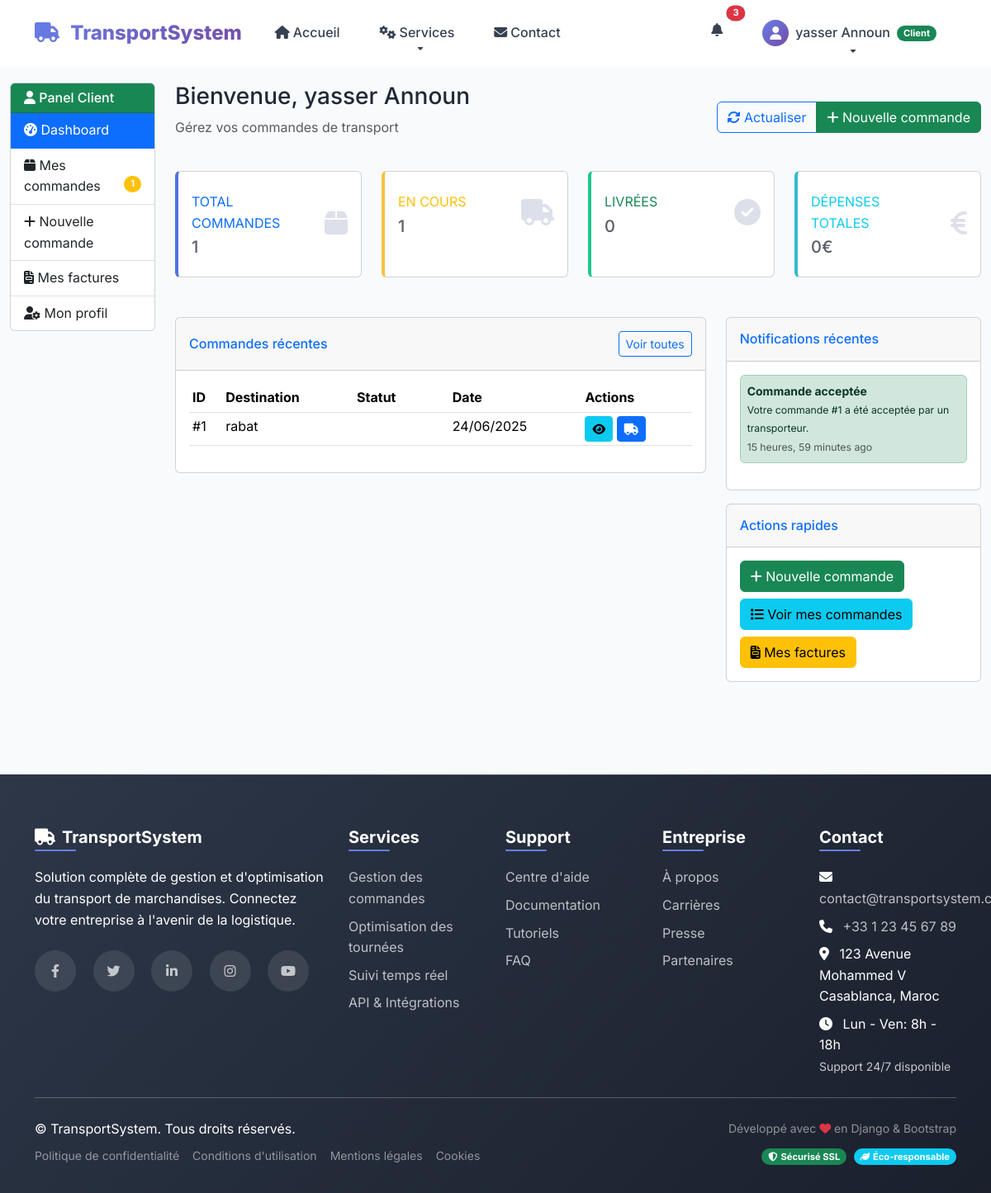
Page /client/dashboard/ (signed in) on the committed database.
### utilisateurs/models.py (models this page shows, shortened)
class Commande(models.Model):
    STATUS_CHOICES = [
        ('en_attente', 'En attente'),
        ('affectee', 'Affectée'),
        ('en_cours', 'En cours'),
        ('livree', 'Livrée'),
        ('annulee', 'Annulée'),
    ]
    id = models.AutoField(primary_key=True)
    client = models.ForeignKey(User, on_delete=models.CASCADE, related_name='commandes_client')
    transporteur = models.ForeignKey(User, on_delete=models.CASCADE, related_name='commandes_transporteur', null=True, blank=True)
    origine = models.CharField(max_length=200)
    destination = models.CharField(max_length=200)
    description_marchandise = models.TextField()
    poids = models.DecimalField(max_digits=10, decimal_places=2)
    date_creation = models.DateTimeField(auto_now_add=True)
    date_livraison_prevue = models.DateTimeField()
    statut = models.CharField(max_length=20, choices=STATUS_CHOICES, default='en_attente')
    prix = models.DecimalField(max_digits=10, decimal_places=2, null=True, blank=True)
    notes = models.TextField(blank=True)
    class Meta:
        managed = True  # Changé pour permettre la gestion par Django
        db_table = 'commandes'
        ordering = ['-date_creation']
    def get_statut_display(self):
        return dict(self.STATUS_CHOICES).get(self.statut, self.statut)

class Notification(models.Model):
    TYPE_CHOICES = [
        ('nouvelle_commande', 'Nouvelle commande'),
        ('commande_affectee', 'Commande affectée'),
        ('statut_livraison', 'Statut livraison'),
        ('incident', 'Incident'),
        ('system', 'Système'),
    ]
    PRIORITY_CHOICES = [
        ('low', 'Basse'),
        ('normal', 'Normale'),
        ('high', 'Haute'),
        ('urgent', 'Urgente'),
    ]
    id = models.AutoField(primary_key=True)
    utilisateur = models.ForeignKey(User, on_delete=models.CASCADE, related_name='notifications')
    type_notification = models.CharField(max_length=30, choices=TYPE_CHOICES)
    titre = models.CharField(max_length=200)
    message = models.TextField()
    priority = models.CharField(max_length=10, choices=PRIORITY_CHOICES, default='normal')
    lu = models.BooleanField(default=False)
    date_creation = models.DateTimeField(auto_now_add=True)
    date_lecture = models.DateTimeField(null=True, blank=True)
    commande = models.ForeignKey(Commande, on_delete=models.CASCADE, null=True, blank=True, related_name='notifications')
    livraison = models.ForeignKey(Livraison, on_delete=models.CASCADE, null=True, blank=True, related_name='notifications')
    class Meta:
        managed = True  # Changé pour permettre la gestion par Django
        db_table = 'notifications'
        ordering = ['-date_creation']
        indexes = [
            models.Index(fields=['utilisateur', '-date_creation']),
            models.Index(fields=['lu', '-date_creation']),
        ]

### utilisateurs/views.py (the view)
    def _wrapped_view(request, *args, **kwargs):
        if 'user_id' not in request.session or request.session.get('role') != 'client':
            messages.error(request, 'Accès non autorisé.')
            return redirect('login')
        return view_func(request, *args, **kwargs)

### templates/client/client_dashboard.html (shortened to what this page needs)
{% extends 'public/base.html' %}
{% block content %}
<div class="container-fluid py-4">
    <div class="row">
        <div class="col-md-3 col-lg-2">
            <div class="card">
                <div class="card-header bg-success text-white">
                    <h6 class="mb-0"><i class="fas fa-user"></i> Panel Client</h6>
                </div>
                <div class="list-group list-group-flush">
                    <a href="{% url 'client_dashboard' %}" class="list-group-item list-group-item-action active">
                        <i class="fas fa-tachometer-alt"></i> Dashboard
                    </a>
                    <a href="{% url 'client_commandes' %}" class="list-group-item list-group-item-action">
                        <i class="fas fa-box"></i> Mes commandes
                        {% if stats.commandes_en_cours > 0 %}
                        <span class="badge bg-warning float-end">{{ stats.commandes_en_cours }}</span>
                        {% endif %}
                    </a>
                    <a href="{% url 'client_nouvelle_commande' %}" class="list-group-item list-group-item-action">
                        <i class="fas fa-plus"></i> Nouvelle commande
                    </a>
                    <a href="{% url 'client_factures' %}" class="list-group-item list-group-item-action">
                        <i class="fas fa-file-invoice"></i> Mes factures
                    </a>
                    <a href="{% url 'client_profil' %}" class="list-group-item list-group-item-action">
                        <i class="fas fa-user-cog"></i> Mon profil
                    </a>
                </div>
            </div>
        </div>
        <div class="col-md-9 col-lg-10">
            <div class="d-flex justify-content-between align-items-center mb-4">
                <div>
                    <h1 class="h3">Bienvenue, {{ request.session.first_name }} {{ request.session.last_name }}</h1>
                    <p class="text-muted">Gérez vos commandes de transport</p>
                </div>
                <div class="btn-group">
                    <button class="btn btn-outline-primary" onclick="refreshData()">
                        <i class="fas fa-sync-alt"></i> Actualiser
                    </button>
                    <a href="{% url 'client_nouvelle_commande' %}" class="btn btn-success">
                        <i class="fas fa-plus"></i> Nouvelle commande
                    </a>
                </div>
            </div>
            <div class="row mb-4">
                <div class="col-xl-3 col-md-6 mb-4">
                    <div class="card border-left-primary h-100 py-2">
                        <div class="card-body">
                            <div class="row no-gutters align-items-center">
                                <div class="col mr-2">
                                    <div class="text-xs font-weight-bold text-primary text-uppercase mb-1">
                                        Total commandes
                                    </div>
                                    <div class="h5 mb-0 font-weight-bold text-gray-800">{{ stats.commandes_total }}</div>
                                </div>
                                <div class="col-auto">
                                    <i class="fas fa-box fa-2x text-gray-300"></i>
                                </div>
                            </div>
                        </div>
                    </div>
                </div>
                <div class="col-xl-3 col-md-6 mb-4">
                    <div class="card border-left-warning h-100 py-2">
                        <div class="card-body">
                            <div class="row no-gutters align-items-center">
                                <div class="col mr-2">
                                    <div class="text-xs font-weight-bold text-warning text-uppercase mb-1">
                                        En cours
                                    </div>
                                    <div class="h5 mb-0 font-weight-bold text-gray-800">{{ stats.commandes_en_cours }}</div>
                                </div>
                                <div class="col-auto">
                                    <i class="fas fa-truck fa-2x text-gray-300"></i>
                                </div>
                            </div>
                        </div>
                    </div>
                </div>
                <div class="col-xl-3 col-md-6 mb-4">
                    <div class="card border-left-success h-100 py-2">
                        <div class="card-body">
                            <div class="row no-gutters align-items-center">
                                <div class="col mr-2">
                                    <div class="text-xs font-weight-bold text-success text-uppercase mb-1">
                                        Livrées
                                    </div>
                                    <div class="h5 mb-0 font-weight-bold text-gray-800">{{ stats.commandes_livrees }}</div>
                                </div>
                                <div class="col-auto">
                                    <i class="fas fa-check-circle fa-2x text-gray-300"></i>
                                </div>
                            </div>
                        </div>
                    </div>
                </div>
                <div class="col-xl-3 col-md-6 mb-4">
                    <div class="card border-left-info h-100 py-2">
                        <div class="card-body">
                            <div class="row no-gutters align-items-center">
                                <div class="col mr-2">
                                    <div class="text-xs font-weight-bold text-info text-uppercase mb-1">
                                        Dépenses totales
                                    </div>
                                    <div class="h5 mb-0 font-weight-bold text-gray-800">{{ stats.depenses_totales }}€</div>
                                </div>
                                <div class="col-auto">
                                    <i class="fas fa-euro-sign fa-2x text-gray-300"></i>
                                </div>
                            </div>
                        </div>
                    </div>
                </div>
            </div>
            <div class="row">
                <div class="col-lg-8 mb-4">
                    <div class="card">
                        <div class="card-header py-3 d-flex flex-row align-items-center justify-content-between">
                            <h6 class="m-0 font-weight-bold text-primary">Commandes récentes</h6>
                            <a href="{% url 'client_commandes' %}" class="btn btn-sm btn-outline-primary">Voir toutes</a>
                        </div>
                        <div class="card-body">
                            {% if commandes_recentes %}
                            <div class="table-responsive">
                                <table class="table table-sm">
                                    <thead>
                                        <tr>
                                            <th>ID</th>
                                            <th>Destination</th>
                                            <th>Statut</th>
                                            <th>Date</th>
                                            <th>Actions</th>
                                        </tr>
                                    </thead>
                                    <tbody>
                                        {% for commande in commandes_recentes %}
                                        <tr>
                                            <td>#{{ commande.id }}</td>
                                            <td>{{ commande.destination|truncatechars:30 }}</td>
                                            <td>
                                                <span class="badge badge-{% if commande.statut == 'livree' %}success{% elif commande.statut == 'en_cours' %}warning{% elif commande.statut == 'affectee' %}info{% elif commande.statut == 'annulee' %}danger{% else %}secondary{% endif %}">
                                                </span>
                                            </td>
                                            <td>{{ commande.date_creation|date:"d/m/Y" }}</td>
                                            <td>
                                                <a href="{% url 'client_commande_detail' commande.id %}" class="btn btn-sm btn-info">
                                                    <i class="fas fa-eye"></i>
                                                </a>
                                                {% if commande.statut != 'annulee' and commande.statut != 'livree' %}
                                                <a href="{% url 'client_suivi_commande' commande.id %}" class="btn btn-sm btn-primary">
                                                    <i class="fas fa-truck"></i>
                                                </a>
                                                {% endif %}
                                            </td>
                                        </tr>
                                        {% endfor %}
                                    </tbody>
                                </table>
                            </div>
                            {% endif %}
                        </div>
                    </div>
                </div>
                <div class="col-lg-4 mb-4">
                    <div class="card mb-3">
                        <div class="card-header py-3">
                            <h6 class="m-0 font-weight-bold text-primary">Notifications récentes</h6>
                        </div>
                        <div class="card-body">
                            {% if notifications %}
                                {% for notif in notifications %}
                                <div class="alert alert-{% if notif.type_notification == 'commande_affectee' %}success{% elif notif.type_notification == 'statut_livraison' %}info{% else %}primary{% endif %} alert-sm">
                                    <strong>{{ notif.titre }}</strong><br>
                                    <small>{{ notif.message|truncatechars:80 }}</small>
                                    <br><small class="text-muted">{{ notif.date_creation|timesince }} ago</small>
                                </div>
                                {% endfor %}
                            {% else %}
                                <p class="text-muted">Aucune notification récente</p>
                            {% endif %}
                        </div>
                    </div>
                    <div class="card">
                        <div class="card-header py-3">
                            <h6 class="m-0 font-weight-bold text-primary">Actions rapides</h6>
                        </div>
                        <div class="card-body">
                            <a href="{% url 'client_nouvelle_commande' %}" class="btn btn-success btn-block mb-2">
                                <i class="fas fa-plus"></i> Nouvelle commande
                            </a>
                            <a href="{% url 'client_commandes' %}" class="btn btn-info btn-block mb-2">
                                <i class="fas fa-list"></i> Voir mes commandes
                            </a>
                            <a href="{% url 'client_factures' %}" class="btn btn-warning btn-block">
                                <i class="fas fa-file-invoice"></i> Mes factures
                            </a>
                        </div>
                    </div>
                </div>
            </div>
        </div>
    </div>
</div>
{% endblock %}

### rows in the picture
Commande: id "1", destination "rabat", date_creation "24/06/2025", statut "affectee" (drawn)
Notification: titre "Commande acceptée", message "Votre commande #1 a été acceptée par un transporteur.", date_creation "15 heures, 59 minutes"

### other values in the picture
{{ request.session.first_name }} "yasser"
{{ request.session.last_name }} "Announ"
{{ request.session.role|capfirst }} "Client"
{{ stats.commandes_en_cours }} "1"
{{ stats.commandes_total }} "1"
{{ stats.commandes_livrees }} "0"
{{ stats.depenses_totales }} "0"
